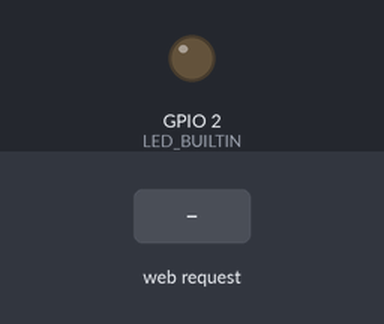
A sketch run on a simulated ESP32. Shown: output pins drawn as LEDs (lit = HIGH). The inputs (shaded band) are chosen by the test bench. WiFi joins after 1.5 s; servers stay silent unless stated; what the sketch prints to the serial monitor is not drawn.

Above: at 4.2 s.
4.3 s: HTTP request GET /blink received
At 6.8 s:
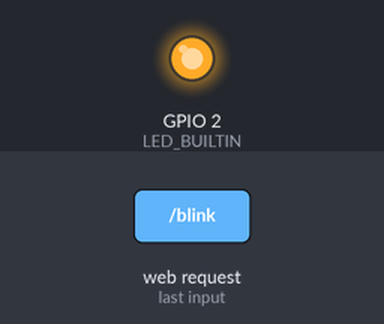
8.3 s: HTTP request GET /off received
At 9.5 s:
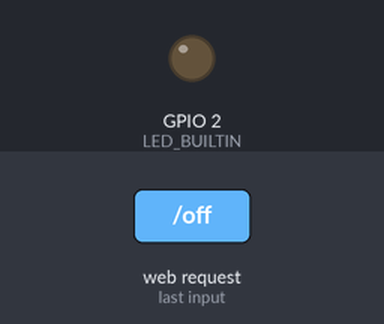
10.5 s: HTTP request GET /on received
At 13.9 s:
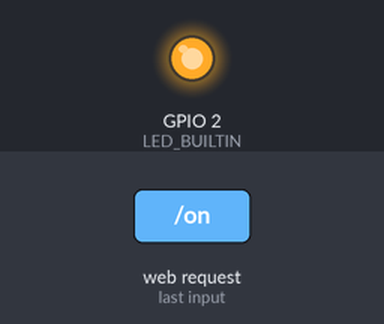
Timing chart, 0 to 15.4 s (numbered marks = the images above; inputs shaded):
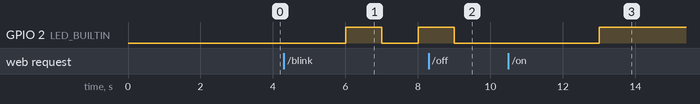

Measured:
- after the input at 4.3 s, GPIO 2 (LED_BUILTIN): LOW → HIGH after 1.7 s, → LOW 1.0 s later, → HIGH 1.0 s later
- after the input at 8.3 s, GPIO 2 (LED_BUILTIN): goes on until 9.0 s, then stays LOW
- after the input at 10.5 s, GPIO 2 (LED_BUILTIN): LOW → HIGH after 2.5 s

The sketch:

WebServer.ino
```cpp
#include <WiFi.h>
#define PORT 8080
#define LED_BUILTIN 2
const char *SSID = "MikrotikMakassar.id";
const char *PASSWORD = "inix_mk5";
String header = "HTTP/1.1 200 OK\n Content-Type: text/html\n\n<html><head><style>.btn-green{padding:30px;width:250px;background-color:green;color:white;}.btn-red{padding:30px;width:250px;background-color:red;color:white;}</style></head><body>";
String tailer = "</body></htmL>";
WiFiServer server(8080);
WiFiClient client;

bool blinking = false;
bool ledOn = false;

String s;
String cmd;

void setup() {
  Serial.begin(115200);
  delay(1000);
  WiFi.begin(SSID, PASSWORD);
  pinMode(LED_BUILTIN, OUTPUT);
  while(WiFi.status() != WL_CONNECTED) {
    delay(1000);
    Serial.print(".");
  }
  Serial.println("Web server active: ");
  Serial.println(WiFi.localIP());
  server.begin();
}

void loop() {
  String stringResponse = "";


  client = server.available();
  if(client){
    while(client.connected()){

      if(client.available()){
        s = client.readString();
        cmd = getCommand(s);
        if(cmd.equals("")){
          Serial.println("HOMEPAGE");

          stringResponse += "<br><br><p><a href=\"blink\" class=\"btn-green\">LED Blinking </a></p>";
          stringResponse += "<br><br><p><a href=\"on\" class=\"btn-green\">HIDUPKAN LED</a></p>";
          response(stringResponse);


        } else if(cmd.equals("blink")){
          blinking = true;
          ledOn = false;

          stringResponse += "<br><br><p><a href=\"blink\" class=\"btn-red\">LED Blinking </a></p>";
          stringResponse += "<br><br><p><a href=\"off\" class=\"btn-red\">Matikan LED</a></p>";
          response(stringResponse);


        } else if(cmd.equals("on")){
          blinking = false;
          ledOn = true;

          stringResponse += "<br><br><p><a href=\"blink\" class=\"btn-green\">LED Blinking </a></p>";
          stringResponse += "<br><br><p><a href=\"off\" class=\"btn-red\">Matikan LED</a></p>";
          response(stringResponse);

        } else if(cmd.equals("off")){
          blinking = false;
          ledOn = false;

          stringResponse += "<br><br><p><a href=\"blink\" class=\"btn-green\">LED Blinking </a></p>";
          stringResponse += "<br><br><p><a href=\"on\" class=\"btn-green\">Hidupkan LED</a></p>";
          response(stringResponse);

        } else {
          response(s);
          client.stop();
        }
      } else {
        client.stop();
      }

    }
  }

  if(blinking || ledOn){
    digitalWrite(LED_BUILTIN, HIGH);
    delay(1000);
  }
  if(blinking || !ledOn){
    digitalWrite(LED_BUILTIN, LOW);
    delay(1000);
  }
}

void response(String konten){
  client.println(header);
  client.println(konten);
  client.println(tailer);
}

String getCommand(String s){
  return (s.substring(5, s.indexOf(' ', 5)));
}
```
